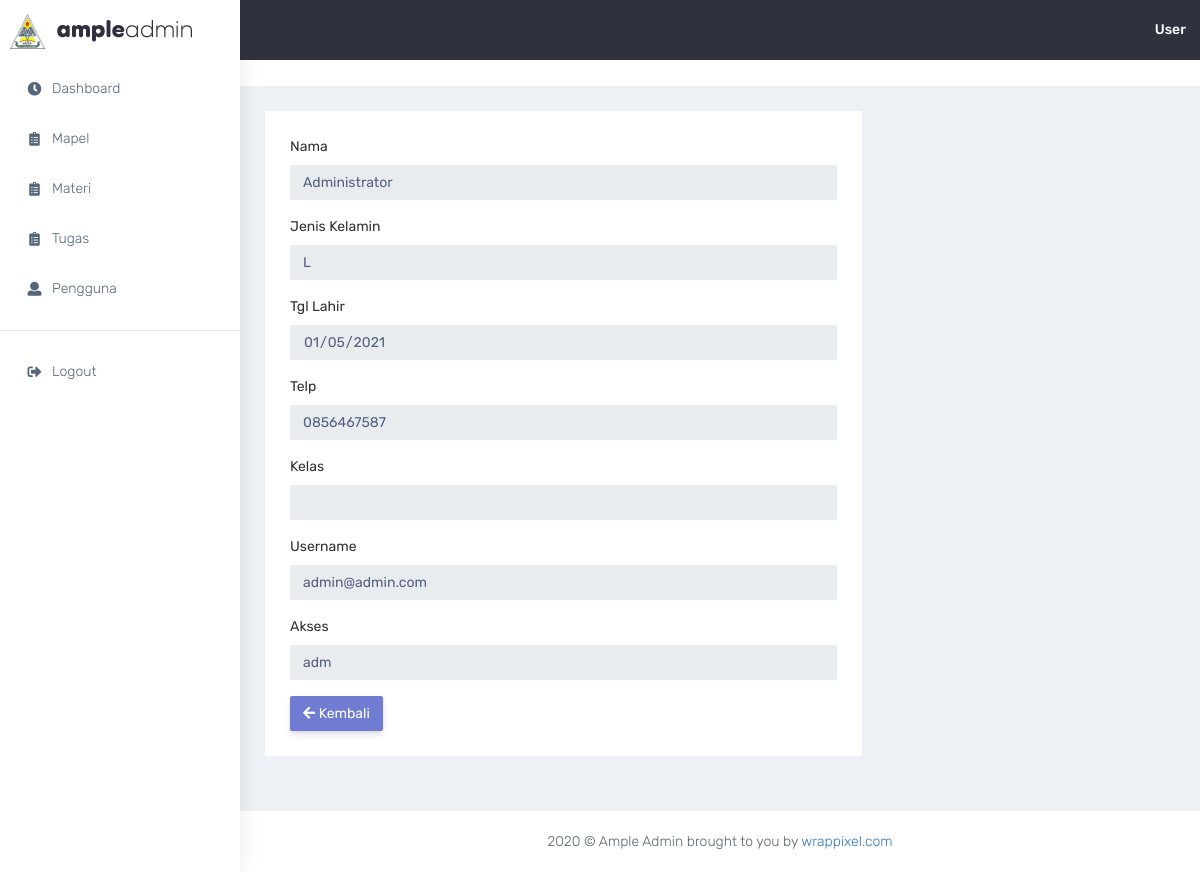
Screenshot of /admin/detail-pengguna.php?id=1 (signed in) with the database file from the repository.
### tables this page shows
CREATE TABLE `tbl_user` (
  `id_user` int(11) NOT NULL,
  `nama` varchar(100) NOT NULL,
  `jenkel` enum('L','P') NOT NULL,
  `tgl_lahir` date NOT NULL,
  `telp` varchar(13) NOT NULL,
  `kelas` varchar(50) DEFAULT NULL,
  `username` varchar(100) NOT NULL,
  `password` varchar(100) NOT NULL,
  `akses` enum('usr','gur','adm') NOT NULL
);

### admin/detail-pengguna.php (the view)
<?php require_once('navbar.php');
if(isset($_GET['id'])){
  $id = $_GET['id'];
  $search = mysqli_query($con, "SELECT * FROM tbl_user WHERE id_user='$id'");
  $data = mysqli_fetch_array($search);
}
?>
            <div class="container-fluid">
                <div class="row">
                    <div class="col-md-8">
                        <div class="white-box">
                          <form>
                              <div class="form-group">
                                <label for="exampleInputEmail1">Nama</label>
                                <input type="text" value="<?= $data['nama'] ?>" class="form-control" id="exampleInputEmail1" aria-describedby="emailHelp" disabled>
                              </div>
                              <div class="form-group">
                                <label for="exampleInputEmail1">Jenis Kelamin</label>
                                <input type="text" value="<?= $data['jenkel'] ?>" class="form-control" id="exampleInputEmail1" aria-describedby="emailHelp" disabled>
                              </div>
                              <div class="form-group">
                                <label for="exampleInputEmail1">Tgl Lahir</label>
                                <input type="date" value="<?= $data['tgl_lahir'] ?>" class="form-control" id="exampleInputEmail1" aria-describedby="emailHelp" disabled>
                              </div>
                              <div class="form-group">
                                <label for="exampleInputEmail1">Telp</label>
                                <input type="text" value="<?= $data['telp'] ?>" class="form-control" id="exampleInputEmail1" aria-describedby="emailHelp" disabled>
                              </div>
                              <div class="form-group">
                                <label for="exampleInputEmail1">Kelas</label>
                                <input type="text" value="<?= $data['kelas'] ?>" class="form-control" id="exampleInputEmail1" aria-describedby="emailHelp" disabled>
                              </div>
                              <div class="form-group">
                                <label for="exampleInputEmail1">Username</label>
                                <input type="email" value="<?= $data['username'] ?>" class="form-control" id="exampleInputEmail1" aria-describedby="emailHelp" disabled>
                              </div>
                              <div class="form-group">
                                <label for="exampleInputEmail1">Akses</label>
                                <input type="text" value="<?= $data['akses'] ?>" class="form-control" id="exampleInputEmail1" aria-describedby="emailHelp" disabled>
                              </div>
                            </form>
                            <a href="pengguna.php" class="btn btn-primary">
                                <i class="fas fa-arrow-left"></i> Kembali
                            </a>
                          </div>
                    </div>
                </div>
            </div>
<?php require_once('footer.php');?>

### rows the page displays
tbl_user: nama "Administrator", jenkel "L", tgl_lahir "01/05/2021", telp "0856467587", username "admin@admin.com", akses "adm"

### other values shown
$namau "User"
